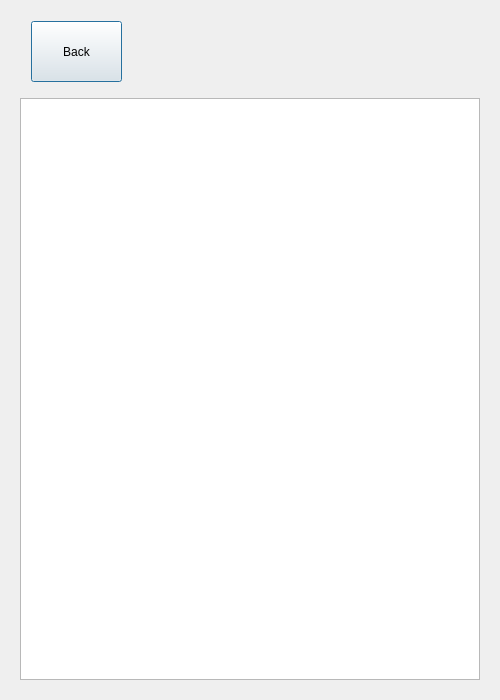
<?xml version="1.0" encoding="UTF-8"?>
<ui version="4.0">
 <class>F_Add</class>
 <widget class="QDialog" name="F_Add">
  <property name="geometry">
   <rect>
    <x>0</x>
    <y>0</y>
    <width>500</width>
    <height>700</height>
   </rect>
  </property>
  <property name="maximumSize">
   <size>
    <width>500</width>
    <height>700</height>
   </size>
  </property>
  <property name="windowTitle">
   <string>Dialog</string>
  </property>
  <layout class="QVBoxLayout" name="verticalLayout">
   <item>
    <widget class="QWidget" name="widget" native="true">
     <property name="maximumSize">
      <size>
       <width>16777215</width>
       <height>80</height>
      </size>
     </property>
     <widget class="QPushButton" name="Btn_Back">
      <property name="geometry">
       <rect>
        <x>20</x>
        <y>10</y>
        <width>91</width>
        <height>61</height>
       </rect>
      </property>
      <property name="text">
       <string>Back</string>
      </property>
     </widget>
    </widget>
   </item>
   <item>
    <widget class="QWidget" name="widget_2" native="true">
     <property name="maximumSize">
      <size>
       <width>16777215</width>
       <height>600</height>
      </size>
     </property>
     <layout class="QVBoxLayout" name="verticalLayout_2">
      <item>
       <widget class="QListView" name="List_Add"/>
      </item>
     </layout>
    </widget>
   </item>
  </layout>
 </widget>
 <resources/>
 <connections/>
</ui>
